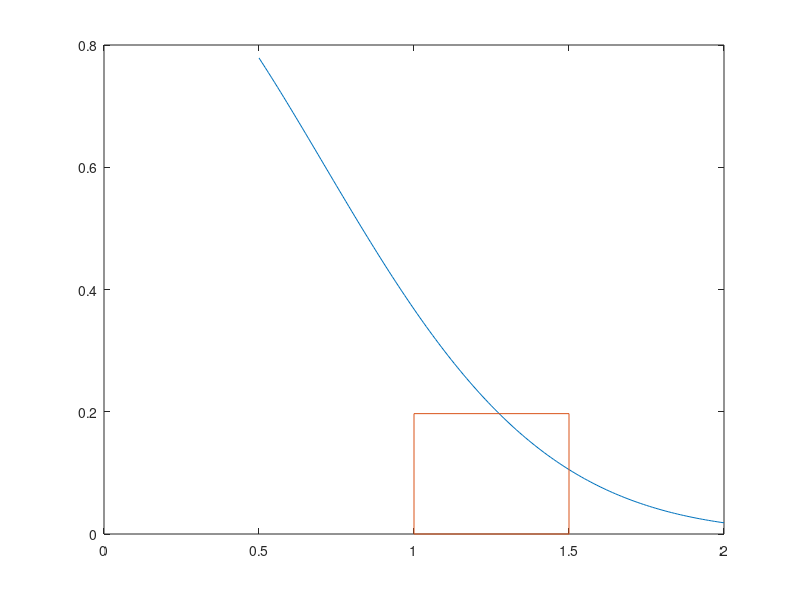

MATLAB code to generate this figure:
format long;

function solve(n)
t = linspace(1, 1.5, n);
I = 0;
for i = 2:n
	a = t(i-1);
	b = t(i);
	I = I + (b-a) * exp(-(((a+b)/2)^2));
end
I
end

solve(2);
solve(150);
solve(500);
t = 0.5 : 0.01 : 2;
f = exp(-(t.^2));
plot(t, f, [1, 1, 1.5, 1.5, 1], [0 exp((-1 + -(1.5^2))/2) exp((-1 + -(1.5^2))/2) 0 0]);
input("");